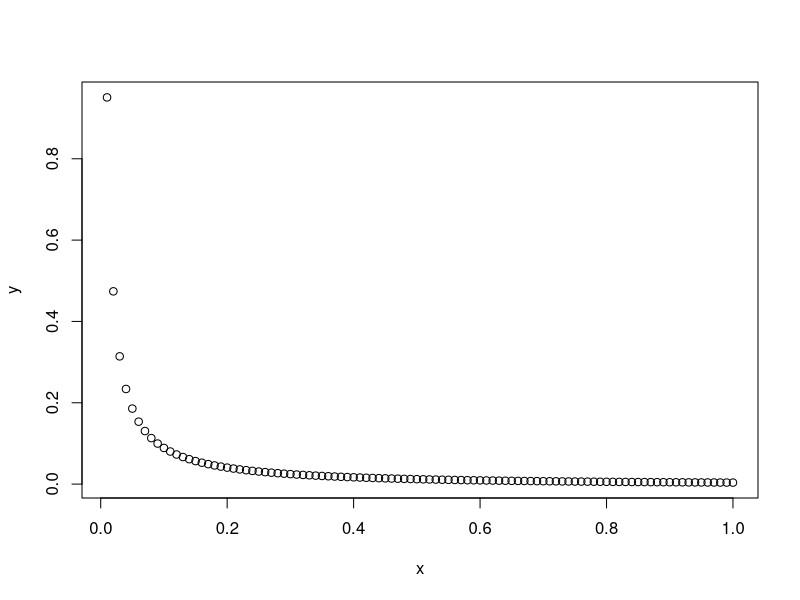
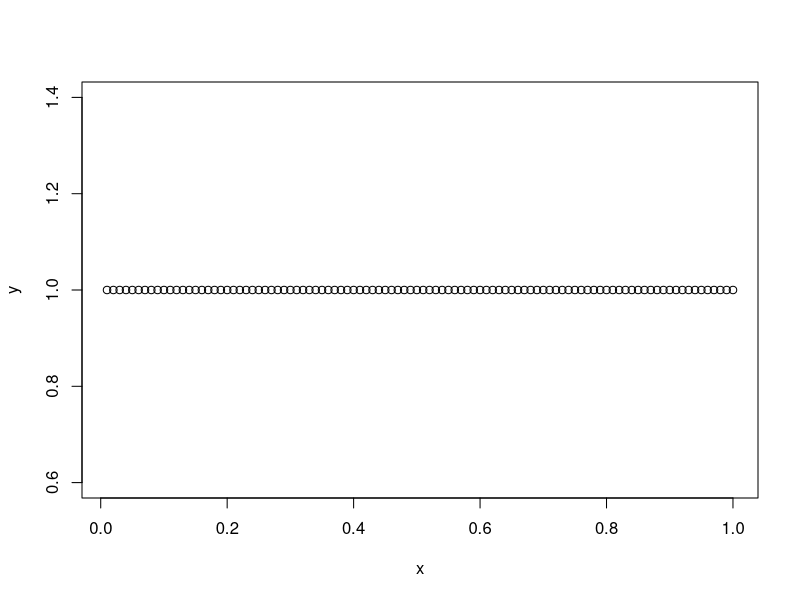

Source code (R) for these figures, in order:
## ---- chunk 1
shape <- .01
rate <- 1
# shape <- 100
# rate <- 1
x <- seq(.01,1,.01)
y <- dgamma(x, shape = shape, rate = rate)
plot(x,y)
shape/rate
shape/rate^2
## ---- chunk 2
rgamma(n=5,shape = shape, rate = rate)
## ---- chunk 3
a <- 1
b <- 1
x <- seq(.01,1,.01)
y <- dbeta(x, a,b)
plot(x,y)
